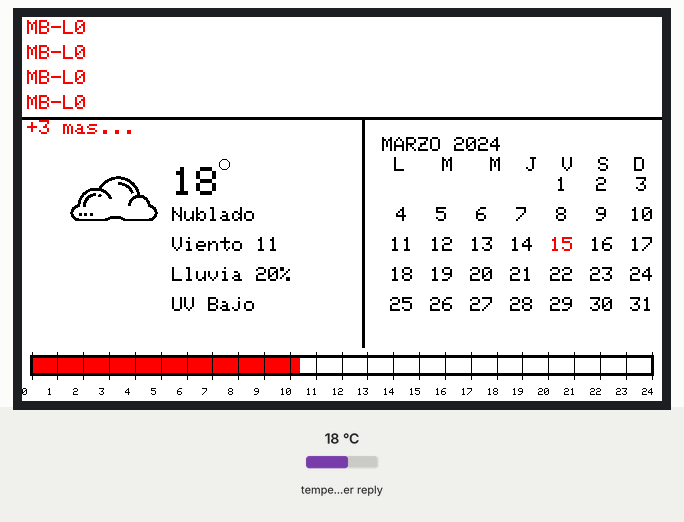
This sketch was run on a simulated ESP8266 (NodeMCU). Shown: 640×384 colour display. The inputs (shaded band) are chosen by the test bench; at power-on: temperature in the weather reply 18 °C. WiFi joins after 1.5 s; servers stay silent unless stated; the local clock reads 2024-03-15 10:24:30 at power-on unless the sketch sets it; web services answer with replies made up by the test bench; what the sketch prints to the serial monitor is not drawn.

Above: at 17.4 s.

The sketch:

Dashboard.ino
```cpp
#include "src/display/display_manager.h"
#include "src/dashboard/dashboard_renderer.h"
#include "src/services/wifi_service.h"
#include "src/services/ntp_service.h"
#include "src/widgets/clock_widget.h"
#include "src/services/weather_service.h"
#include "src/services/metrobus_service.h"

void setup()
{
    Serial.begin(115200);
    wifiInit();
    initTime();
    waitForTimeSync();
    updateWeather();
    updateMetrobus();
    displayInit();
    renderDashboard();
}

//inicializas estas variables
unsigned long lastClockUpdate = 0; // fuerza update inmediato
unsigned long lastWeatherUpdate = 0;
bool timeWasValid = false;
unsigned long lastMetrobusUpdate = 0;


void loop()
{
/*
    time_t now = time(nullptr);

    if (now > 100000 && !timeWasValid)
    {
        Serial.println("Tiempo sincronizado detectado");
        //updateClockArea();

        timeWasValid = true;
    }
*/
    if(millis() - lastWeatherUpdate >  600000) //  Actualiza clima cada 10 min
    {
        updateWeather();
        lastWeatherUpdate = millis();

        renderDashboard();  //updateCalendar() si lo tienes separado
    }

    if (millis() - lastMetrobusUpdate > 600000) // cada 10 min
    {
        updateMetrobus();
        lastMetrobusUpdate = millis();

        //Debug
        MetrobusData* data = getMetrobusData();

        for (int i = 0; i < 7; i++)
        {
            Serial.print("Linea ");
            Serial.print(data[i].linea);

            Serial.print(" Estado: ");
            Serial.print(data[i].servicioNormal ? "OK" : "PROBLEMA");

            Serial.print(" Afectaciones: ");
            Serial.println(data[i].hayAfectaciones ? "SI" : "NO");
        }
    }


/*  // Actualiza  el reloj
    if(millis() - lastClockUpdate > 60000)//Actualiza hora cada min
    {
        updateClockArea();
        lastClockUpdate = millis();
    }
*/
}
```

dashboard_renderer.cpp
```cpp
#include "dashboard_renderer.h"
#include "../display/display_manager.h"
#include "../widgets/clock_widget.h"
#include "../widgets/weather_widget.h"
#include "../widgets/calendar_widget.h"
#include "../widgets/layout_widget.h"
#include "../widgets/timebar_widget.h"
#include "../widgets/metrobus_widget.h"

void renderDashboard()
{
    display.setFullWindow();
    display.firstPage();
    do
    {
        display.fillScreen(GxEPD_WHITE);

        drawLayout();
        //drawClock();
        drawMetrobusWidget();
        drawWeather();
        drawCalendar();
        drawWeather();
        drawTimeBar();

    }
    while (display.nextPage());
}
```

dashboard_renderer.h
```cpp
#pragma once

void renderDashboard();
```

display_manager.cpp
```cpp
#include "display_manager.h"

GxEPD2_3C<GxEPD2_750c, 16> display(
    GxEPD2_750c(15, 4, 2, 5)
);

void displayInit()
{
    display.init();
    display.setRotation(2);
    display.setTextColor(GxEPD_BLACK);
}

void displayClear()
{
    display.setFullWindow();
    display.firstPage();

    do
    {
        display.fillScreen(GxEPD_WHITE);
    }
    while (display.nextPage());
}
```

display_manager.h
```cpp
#pragma once

#include <GxEPD2_3C.h>
#include <Adafruit_GFX.h>

extern GxEPD2_3C<GxEPD2_750c, 16> display;

void displayInit();
void displayUpdate();
void displayClear();
```

metrobus_service.cpp
```cpp
#include "metrobus_service.h"
#include <ESP8266HTTPClient.h>
#include <WiFiClient.h>
#include <ArduinoJson.h>

MetrobusData metrobus[MAX_LINEAS];

// Función para eliminar acentos y caracteres especiales
String limpiarTexto(String texto) {
    texto.replace("á", "a");
    texto.replace("é", "e");
    texto.replace("í", "i");
    texto.replace("ó", "o");
    texto.replace("ú", "u");
    texto.replace("Á", "A");
    texto.replace("É", "E");
    texto.replace("Í", "I");
    texto.replace("Ó", "O");
    texto.replace("Ú", "U");
    texto.replace("ñ", "n");
    texto.replace("Ñ", "N");
    texto.replace("ü", "u");
    texto.replace("Ü", "U");
    texto.replace("¿", "");
    texto.replace("?", "");
    texto.replace("¡", "");
    texto.replace("!", "");
    texto.replace(".", "");
    texto.replace(",", "");
    texto.replace(";", "");
    texto.replace(":", "");
    texto.replace("\n", " ");
    texto.replace("\r", " ");
    return texto;
}

void updateMetrobus()
{
    WiFiClient client;
    HTTPClient http;

    const char* url = "http://192.168.1.155:3000/metrobus";

    http.begin(client, url);
    int httpCode = http.GET();

    Serial.print("Metrobus HTTP: ");
    Serial.println(httpCode);

    if (httpCode == 200)
    {
        String payload = http.getString();
        Serial.println(payload);

        StaticJsonDocument<2048> doc;
        DeserializationError error = deserializeJson(doc, payload);

        if (error)
        {
            Serial.println("Error parsing Metrobus JSON");
            return;
        }

        // Limpiar todas las líneas
        for (int i = 0; i < MAX_LINEAS; i++)
        {
            metrobus[i].linea = i + 1;
            metrobus[i].servicioNormal = true;
            metrobus[i].hayAfectaciones = false;
            metrobus[i].estado = "OK";
            metrobus[i].estaciones = "";
            metrobus[i].info = "";
        }

        if (!doc.is<JsonArray>())
        {
            Serial.println("El JSON no es un array");
            http.end();
            return;
        }

        JsonArray array = doc.as<JsonArray>();
        int arraySize = array.size();

        if (arraySize == 0)
        {
            Serial.println("Servicio normal");
            http.end();
            return;
        }

        // Procesar solo incidentes
        for (int i = 0; i < arraySize; i++)
        {
            JsonObject obj = array[i];

            int linea = obj["l"] | 0;
            int estado = obj["e"] | 1;
            String estaciones = obj["s"] | "";
            String info = obj["i"] | "";

            // Limpiar acentos y caracteres raros
            estaciones = limpiarTexto(estaciones);
            info = limpiarTexto(info);

            if (estado == 0 && linea > 0 && linea <= MAX_LINEAS)
            {
                int index = linea - 1;
                metrobus[index].linea = linea;
                metrobus[index].servicioNormal = false;
                metrobus[index].hayAfectaciones = true;
                metrobus[index].estado = "AFECTADO";
                metrobus[index].estaciones = estaciones;
                metrobus[index].info = info;

                // Mostrar en una sola línea
                Serial.print("Linea ");
                Serial.print(linea);
                Serial.print(": ");
                Serial.print(estaciones);
                if (info.length() > 0) {
                    Serial.print(" - ");
                    Serial.print(info);
                }
                Serial.println();
            }
        }
    }

    http.end();
}

MetrobusData* getMetrobusData()
{
    return metrobus;
}
```

metrobus_service.h
```cpp
#ifndef METROBUS_SERVICE_H
#define METROBUS_SERVICE_H

#include <Arduino.h>

#define MAX_LINEAS 7

struct MetrobusData {
    int linea;
    bool servicioNormal;
    bool hayAfectaciones;
    String estado;
    String estaciones;
    String info;
};

void updateMetrobus();
MetrobusData* getMetrobusData();

#endif
```

ntp_service.cpp
```cpp
#include "ntp_service.h"
#include <time.h>
#include <Arduino.h>


void initTime()
{
    // UTC-6 fijo (sin Horario de Verano
    configTime(-6 * 3600, 0, "pool.ntp.org");
}

void waitForTimeSync()
{
    Serial.print("Sincronizando tiempo");
    time_t now = time(nullptr);
    int retries = 0;

    while (now < 100000 && retries < 40)
    {
        delay(500);
        Serial.print(".");
        now = time(nullptr);
        retries++;
    }

    if (now < 100000)
    {
        Serial.println("\nERROR: NTP no sincronizado");
    }
    else
    {
        Serial.println("\nTiempo sincronizado");
    }
}

bool isTimeValid()
{
    return time(nullptr) > 100000;
}

String getTimeString()
{
    time_t now = time(nullptr);

    if (now < 100000) {
        return "--:--";
    }

    struct tm* timeinfo = localtime(&now);

    if (!timeinfo) {
        return "--:--";
    }

    char buffer[6];
    sprintf(buffer,"%02d:%02d",timeinfo->tm_hour,timeinfo->tm_min);

    return String(buffer);
}
```

ntp_service.h
```cpp
#pragma once

#include <Arduino.h>

void ntpInit();
void initTime();
void waitForTimeSync();
bool isTimeValid();

String getTimeString();
```

weather_service.cpp
```cpp
#include "weather_service.h"

#include <ESP8266HTTPClient.h>
#include <WiFiClient.h>
#include <ArduinoJson.h>

WeatherData currentWeather;

void updateWeather()
{   //Conexión HTTP
    WiFiClient client;
    HTTPClient http;

    //URL de Open-Meteo
    String url =
    "http://api.open-meteo.com/v1/forecast?"
    "latitude=19.47&longitude=-99.09"
    "&current_weather=true"
    "&hourly=precipitation_probability,uv_index"
    "&forecast_days=1"
    "&timezone=auto";

    // Petición HTTP
    http.begin(client, url);
    int httpCode = http.GET();

    // 200 → OK 404 → error -1 → fallo conexión
    Serial.print("HTTP CODE: ");
    Serial.println(httpCode);

    if(httpCode == 200)
    {
        //Obtiene json
        String payload = http.getString();

        Serial.println("===== WEATHER RAW =====");
        Serial.println(payload);

        //Reserva 2KB para parsear JSON
        StaticJsonDocument<4096> doc;

        //Convierte texto → estructura navegable
        DeserializationError error = deserializeJson(doc, payload);

        // Si falla: JSON corrupto, Memoria insuficiente
        if(error)
        {
            Serial.println("Error parsing JSON");
            return;
        }

        //Datos actuales, current weather
        currentWeather.temperature =
            doc["current_weather"]["temperature"];

        currentWeather.windspeed =
            doc["current_weather"]["windspeed"];

        currentWeather.weatherCode =
            doc["current_weather"]["weathercode"];

        // hourly arrays
        JsonArray rainArray =
            doc["hourly"]["precipitation_probability"];

        JsonArray uvArray =
            doc["hourly"]["uv_index"];

        if(!rainArray.isNull())
        {
            currentWeather.rainProbability = rainArray[0];
        }

        if(!uvArray.isNull())
        {
            currentWeather.uvIndex = uvArray[0];
        }

        //Impresion Datos DEBUG
        Serial.println("Temp: " + String(currentWeather.temperature));
        Serial.println("Wind: " + String(currentWeather.windspeed));
        Serial.println("Rain: " + String(currentWeather.rainProbability));
        Serial.println("UV: " + String(currentWeather.uvIndex));
    }

    //Libera memoria y socket
    http.end();
}

// Permite acceder desde otras partes del código
WeatherData getWeather()
{
    return currentWeather;
}
```

weather_service.h
```cpp
#pragma once
#include <Arduino.h>

struct WeatherData
{
    float temperature;
    int weatherCode;
    float windspeed;
    int rainProbability;   // %
    float uvIndex;         // índice UV
};

void updateWeather();
WeatherData getWeather();
```

wifi_service.cpp
```cpp
#include <ESP8266WiFi.h>
#include "../config/config.h"
#include <Arduino.h>

void wifiInit()
{
    WiFi.begin(WIFI_SSID, WIFI_PASS);
    Serial.println("Conectando WiFi...");
    Serial.println("");
    Serial.println("WiFi conectado");
    Serial.println(WiFi.localIP());

    while (WiFi.status() != WL_CONNECTED)
    {
        delay(500);
        Serial.print(".");
    }
}
```

wifi_service.h
```cpp
#pragma once

void wifiInit();
```

calendar_widget.cpp
```cpp
#include "calendar_widget.h"
#include "../display/display_manager.h"
#include <time.h>


/* Calcula el primer dia del mes
0 = Lunes
1 = Martes
2 = Miércoles
3 = Jueves
4 = Viernes
5 = Sábado
6 = Domingo
*/
int firstDayOfMonth(int year, int month)
{
    struct tm t = {0};

    t.tm_year = year - 1900;
    t.tm_mon = month - 1;
    t.tm_mday = 1;

    mktime(&t);

    int day = t.tm_wday;

    // convertir domingo=0 a lunes=0
    if(day == 0)
        day = 6;
    else
        day--;

    return day;
}

int daysInMonth(int year, int month)
{
    if(month == 2)
    {
        if((year % 4 == 0 && year % 100 != 0) || year % 400 == 0)
            return 29;

        return 28;
    }

    if(month == 4 || month == 6 || month == 9 || month == 11)
        return 30;

    return 31;
}

String getMonthName(int month)
{
    const char* months[] =
    {
        "ENERO","FEBRERO","MARZO","ABRIL","MAYO","JUNIO",
        "JULIO","AGOSTO","SEPTIEMBRE","OCTUBRE","NOVIEMBRE","DICIEMBRE"
    };

    return String(months[month-1]);
}

void drawCalendar()
{
    int startX = 360;
    int startY = 140;

    int cellW = 40;
    int cellH = 30;

    display.setTextSize(2);

    display.setCursor(startX, startY);
    display.print(" L   M   M  J  V  S  D");

    startY += 20;

    // obtener fecha actual
    time_t now = time(nullptr);
    struct tm *t = localtime(&now);

    int today = t->tm_mday;
    int month = t->tm_mon + 1;
    int year = t->tm_year + 1900;

    // ESCRIBE EL MES
    String monthName = getMonthName(month);

    display.setTextSize(2);
    display.setCursor(startX, startY - 40); //CALCULA EL MES
    display.print(monthName + " " + String(year));


    int startDay = firstDayOfMonth(year, month);
    int totalDays = daysInMonth(year, month);

    int col = startDay;
    int row = 0;

    for(int day = 1; day <= totalDays; day++)
    {
        int x = startX + col * cellW;
        int y = startY + row * cellH;

        String d = String(day);

        int textWidth = d.length() * 12;
        int centeredX = x + (cellW - textWidth) / 2;

        if(day == today)
        {
            display.setTextColor(GxEPD_RED);
        }
        else
        {
            display.setTextColor(GxEPD_BLACK);
        }

        display.setCursor(centeredX, y);
        display.print(d);

        col++;

        if(col == 7)
        {
            col = 0;
            row++;
        }
    }

    display.setTextColor(GxEPD_BLACK);
}
```

calendar_widget.h
```cpp
#pragma once
#include <Arduino.h>

void drawCalendar();

int firstDayOfMonth(int year, int month);

int daysInMonth(int year, int month);

void drawCalendar();
```

clock_widget.cpp
```cpp
#include "clock_widget.h"
#include "../display/display_manager.h"
#include "../services/ntp_service.h"

// Funcion refresca solo la hora
void updateClockArea()
{
    /*
    int x = 200;
    int y = 20;
    int w = 400;
    int h = 80;

    if (!isTimeValid()) {
        Serial.println("Tiempo no válido aún (clock)");
        return;
    }

    display.setPartialWindow(x, y, w, h);
    display.firstPage();
    do
    {
        display.fillRect(x, y, w, h, GxEPD_WHITE);
        drawClock();
    }
    while(display.nextPage());

    */
}

void drawClock()
{
    String timeStr = getTimeString();

    display.setTextSize(4);
    display.setCursor(300,60);
    display.print(timeStr);
}
```

clock_widget.h
```cpp
#pragma once
#include <Arduino.h>

void drawClock();

void updateClockArea(); // llama a la  funcion q refresca la hora en .cpp

void drawClock();
```

layout_widget.cpp
```cpp
#include "layout_widget.h"
#include "../display/display_manager.h"

void drawLayout()
{
    for(int i = 0; i < 3; i++)
    {
        // línea superior
        display.drawLine(0, 100 + i, 780, 100 + i, GxEPD_BLACK);

        // división clima / calendario
        display.drawLine(340 + i, 100, 340 + i , 330, GxEPD_BLACK);

        // línea superior status bar
        ///display.drawLine(20,400,780,400,GxEPD_BLACK);

    }
}
```

layout_widget.h
```cpp
#pragma once
#include <Arduino.h>

void drawLayout();
```

metrobus_widget.cpp
```cpp
#include "metrobus_widget.h"

#include "../display/display_manager.h"
#include "../services/metrobus_service.h"

void drawMetrobusWidget()
{
    MetrobusData* data = getMetrobusData();

    int x = 5;
    int y = 3;
    int lineHeight = 25;

    int count = 0;
    int totalProblemas = 0;

    // contar líneas con problemas
    for (int i = 0; i < 7; i++)
    {
        if (!data[i].servicioNormal || data[i].hayAfectaciones)
        {
            totalProblemas++;
        }
    }

    // dibujar máximo 4
    for (int i = 0; i < 7 && count < 4; i++)
    {
        if (!data[i].servicioNormal || data[i].hayAfectaciones)
        {
            display.setTextColor(GxEPD_RED);
            display.setTextSize(2);

            display.setCursor(x, y + (count * lineHeight));

            String linea = "MB-L" + String(data[i].linea);

            String estado = data[i].estado;
            String estaciones = data[i].estaciones;
            String info = data[i].info;

            // limpiar valores innecesarios
            if (estado == "Servicio Regular") estado = "";
            if (estaciones == "Ninguna") estaciones = "";
            if (info == "") info = "";

            // evitar acentos (importante en e-paper)
            estado.replace("á","a");
            estado.replace("é","e");
            estado.replace("í","i");
            estado.replace("ó","o");
            estado.replace("ú","u");

            estaciones.replace("á","a");
            info.replace("á","a");

            // truncado básico (para evitar overflow)
            if (estado.length() > 18) estado = estado.substring(0, 18);
            if (estaciones.length() > 18) estaciones = estaciones.substring(0, 18);
            if (info.length() > 18) info = info.substring(0, 18);

            // construir línea
            String lineaFinal = linea;

            if (estado.length() > 0)
                lineaFinal += " " + estado;

            if (estaciones.length() > 0)
                lineaFinal += " - " + estaciones;

            if (info.length() > 0)
                lineaFinal += " - " + info;

            display.print(lineaFinal);

            count++;
        }
    }

    // indicador si hay más
    if (totalProblemas > 4)
    {
        display.setCursor(x, y + (4 * lineHeight));
        display.print("+" + String(totalProblemas - 4) + " mas...");
    }

    // reset color
    display.setTextColor(GxEPD_BLACK);
}
```

metrobus_widget.h
```cpp
#ifndef METROBUS_WIDGET_H
#define METROBUS_WIDGET_H

void drawMetrobusWidget();

#endif
```

timebar_widget.h
```cpp
#pragma once

void drawTimeBar();
```

weather_widget.h
```cpp
#pragma once
#include <Arduino.h>

void drawWeather();
```

config_example.h
```cpp
#pragma once

#define SCREEN_WIDTH 800
#define SCREEN_HEIGHT 480

#define WIFI_SSID "YOUR_WIFI"
#define WIFI_PASS "YOUR_PASSWORD"
#define API_URL   "http://YOUR_SERVER"

#define CLOCK_UPDATE_INTERVAL 600000
#define WEATHER_UPDATE_INTERVAL 3600000
```

Source omitted: icons_weather.h (42002 bytes), timebar_widget.cpp (1462 bytes), weather_widget.cpp (2675 bytes)
